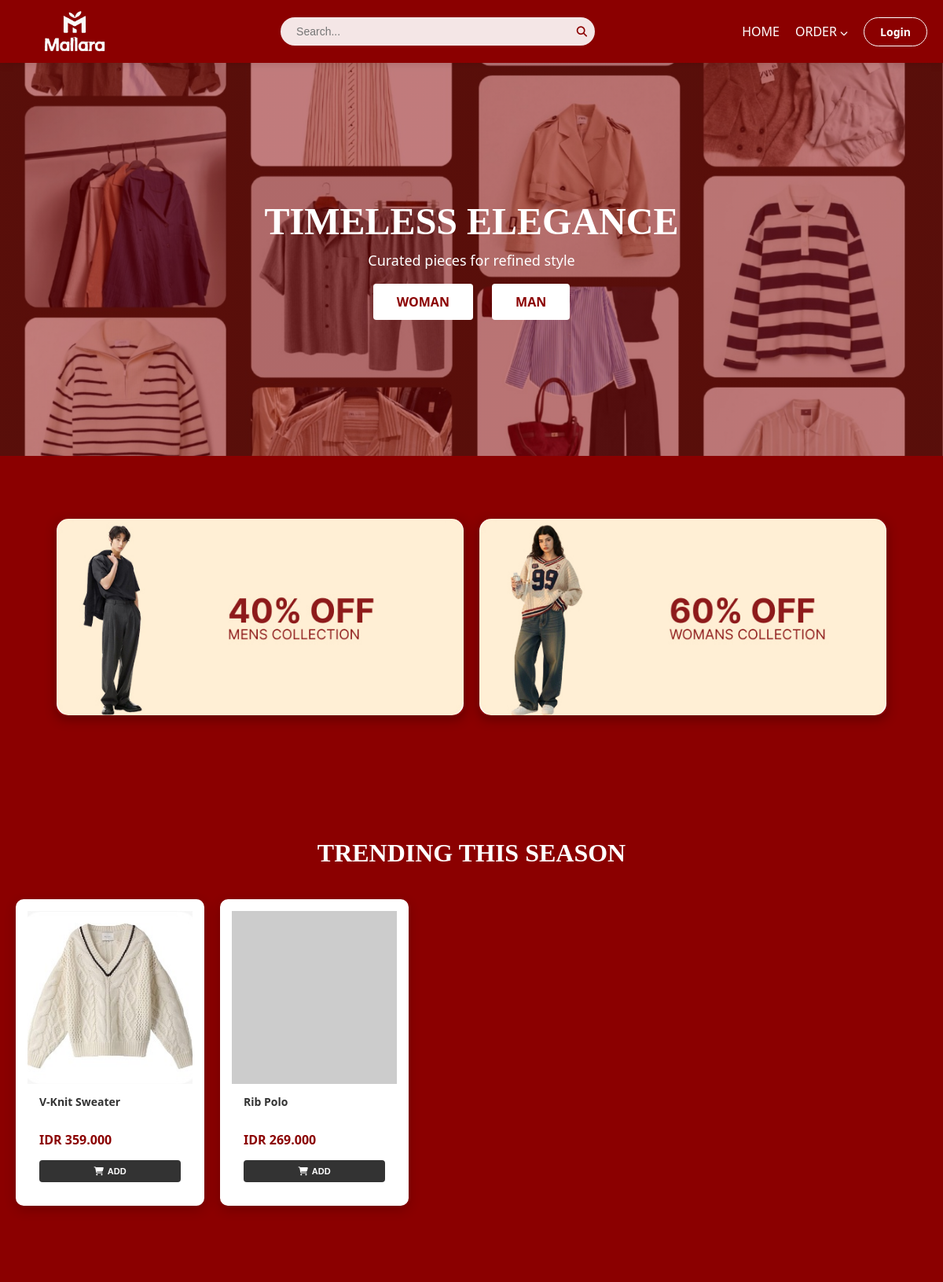
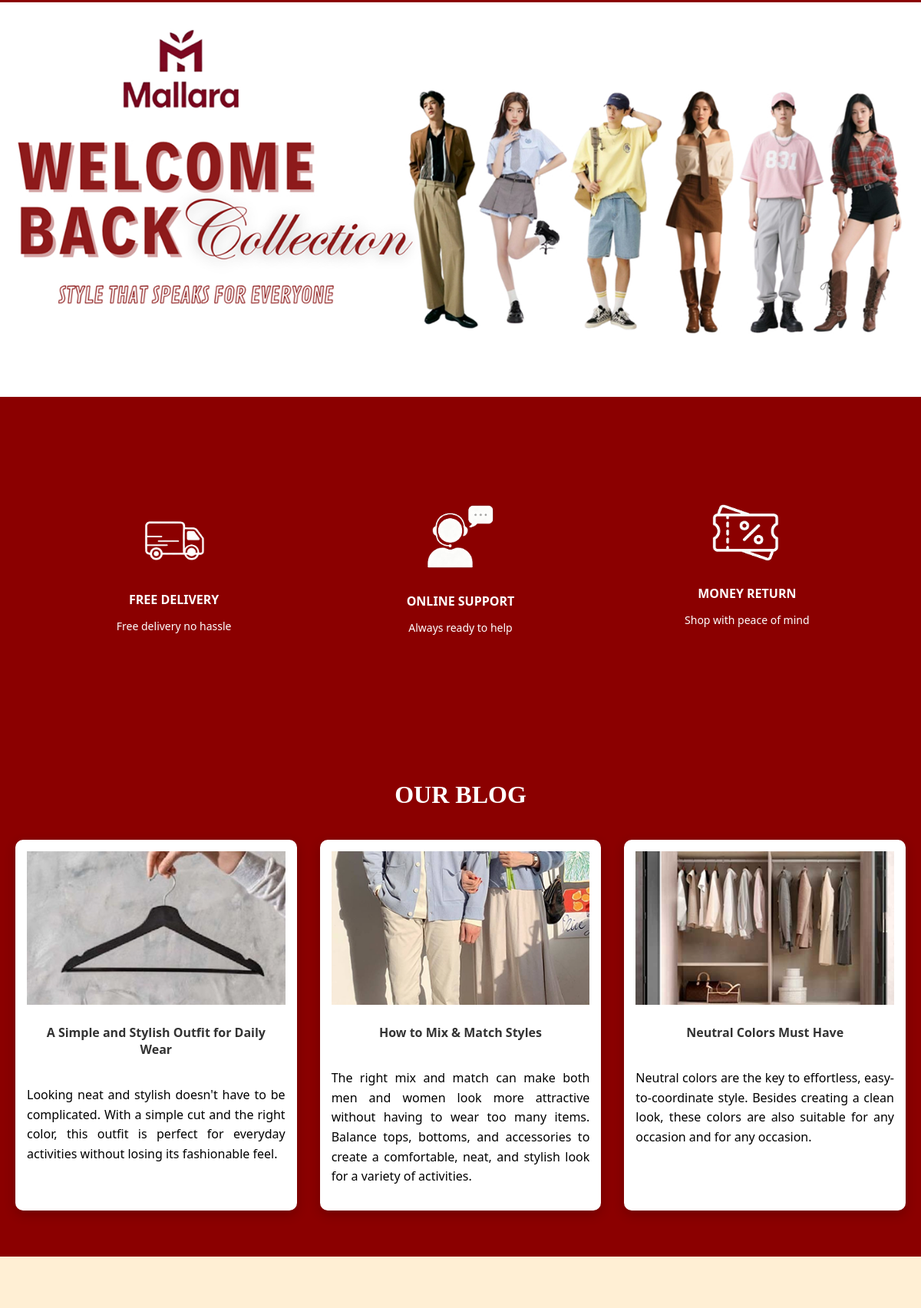
The page / (upper part) on the database its author committed (2 pictures, top to bottom).
### tables this page shows
CREATE TABLE `products` (
  `id` int(11) NOT NULL,
  `name` varchar(100) DEFAULT NULL,
  `price` int(11) DEFAULT NULL,
  `category` enum('man','woman') DEFAULT NULL,
  `image` varchar(255) DEFAULT NULL,
  `stock` int(11) DEFAULT 0,
  `rating` decimal(3,1) DEFAULT 0.0,
  `sold` int(11) DEFAULT 0,
  `is_trending` tinyint(1) DEFAULT 0,
  `description` text DEFAULT NULL,
  `created_at` timestamp NOT NULL DEFAULT current_timestamp()
);

### index.php (the view, shortened to what this page needs)
<?php
 $queryProducts = mysqli_query($conn, "SELECT * FROM products WHERE is_trending = 1 ORDER BY id DESC LIMIT 8");
?>
<!DOCTYPE html>
<html lang="id">
<head>
    <link rel="stylesheet" href="<?= BASE_URL ?>assets/css/style.css">
    <link rel="stylesheet" href="https://cdnjs.cloudflare.com/ajax/libs/font-awesome/6.4.0/css/all.min.css">
</head>
<body>
    <?php
    $navPath = __DIR__ . "/partials/navbar.php";
    if (file_exists($navPath)) {
        include $navPath;
    } else {
        echo "<div style='background:red; color:white; padding:10px; text-align:center;'>Navbar tidak ditemukan di: $navPath</div>";
    }
    ?>
    <section class="hero">
        <div class="hero-content">
            <h1>Timeless Elegance</h1>
            <p>Curated pieces for refined style</p>
            <div class="hero-buttons">
                <a href="<?= BASE_URL ?>customer/order_woman.php" class="btn-hero">Woman</a>
                <a href="<?= BASE_URL ?>customer/order_man.php" class="btn-hero">Man</a>
            </div>
        </div>
    </section>
    <section class="promo">
        <div class="promo-box">
            <img src="<?= BASE_URL ?>assets/img/banner-promo-1.jpg" alt="Promo 1" onerror="this.src='https://picsum.photos/seed/promo1/600/300'">
        </div>
        <div class="promo-box">
            <img src="<?= BASE_URL ?>assets/img/banner-promo-2.jpg" alt="Promo 2" onerror="this.src='https://picsum.photos/seed/promo2/600/300'">
        </div>
    </section>
    <section class="products">
        <h2>Trending This Season</h2>
        <?php if(isset($dbError)): ?>
            <p style="color:white; background:rgba(0,0,0,0.5); padding:10px;">Database Error: <?= $dbError ?></p>
        <?php elseif($queryProducts && mysqli_num_rows($queryProducts) > 0): ?>
<div class="grid">
    <?php while($p = mysqli_fetch_assoc($queryProducts)):
        $localImg = BASE_URL . "assets/img/products/" . $p['category'] . "/" . $p['image'];
        $fallbackImg = "https://picsum.photos/seed/".$p['name']."/300/400";
        $isOutOfStock = ($p['stock'] <= 0);
    ?>
        <div class="card <?= $isOutOfStock ? 'disabled' : '' ?>">
            <div class="card-img-wrapper">
                <a href="customer/order_detail.php?id=<?= $p['id'] ?>">
                    <img src="<?= $localImg ?>" alt="<?= $p['name'] ?>" onerror="this.src='<?= $fallbackImg ?>'">
                </a>
            </div>
            <div class="card-info">
                <h4><?= $p['name'] ?></h4>
                <span class="price">IDR <?= number_format($p['price'], 0, ',', '.') ?></span>
                <div class="card-actions">
                    <?php if(!$isOutOfStock): ?>
                        <button class="btn-add-cart" onclick="addToCart(<?= $p['id'] ?>, <?= $p['stock'] ?>)">
                            <i class="fas fa-shopping-cart"></i> Add
                        </button>
                    <?php endif; ?>
                </div>
            </div>
        </div>
    <?php endwhile; ?>
</div>
        <?php else: ?>
            <p>Belum ada produk trending yang dipilih admin.</p>
        <?php endif; ?>
    </section>
    <section class="welcome">
        <img src="<?= BASE_URL ?>assets/img/welcome.jpeg" alt="Welcome" onerror="this.src='https://picsum.photos/seed/welcome/1200/400'">
    </section>
    <section class="services">
        <div class="service-item">
            <img src="<?= BASE_URL ?>assets/img/icon-delivery.png" alt="Delivery" onerror="this.src='https://cdn-icons-png.flaticon.com/512/3692/3692288.png'">
            <h4>FREE DELIVERY</h4>
            <p>Free delivery no hassle</p>
        </div>
        <div class="service-item">
            <img src="<?= BASE_URL ?>assets/img/icon-online-support.png" alt="Support" onerror="this.src='https://cdn-icons-png.flaticon.com/512/3692/3692288.png'">
            <h4>ONLINE SUPPORT</h4>
            <p>Always ready to help</p>
        </div>
        <div class="service-item">
            <img src="<?= BASE_URL ?>assets/img/icon-money-return.png" alt="Return" onerror="this.src='https://cdn-icons-png.flaticon.com/512/3692/3692288.png'">
            <h4>MONEY RETURN</h4>
            <p>Shop with peace of mind</p>
        </div>
    </section>
    <section class="blog">
        <h2>Our Blog</h2>
        <div class="blog-grid">
            <div class="blog-card">
                <img src="<?= BASE_URL ?>assets/img/our-blog1.png" alt="Blog 1" onerror="this.src='https://picsum.photos/seed/blog1/400/300'">
                <h4>A Simple and Stylish Outfit for Daily Wear</h4>
                <p>Looking neat and stylish doesn't have to be complicated. With a simple cut and the right color, this outfit is perfect for everyday activities without losing its fashionable feel.</p>
            </div>
            <div class="blog-card">
                <img src="<?= BASE_URL ?>assets/img/our-blog2.png" alt="Blog 2" onerror="this.src='https://picsum.photos/seed/blog2/400/300'">
                <h4>How to Mix & Match Styles</h4>
                <p>The right mix and match can make both men and women look more attractive without having to wear too many items. Balance tops, bottoms, and accessories to create a comfortable, neat, and stylish look for a variety of activities.</p>
            </div>
            <div class="blog-card">
                <img src="<?= BASE_URL ?>assets/img/our-blog3.png" alt="Blog 3" onerror="this.src='https://picsum.photos/seed/blog3/400/300'">
                <h4>Neutral Colors Must Have</h4>
                <p>Neutral colors are the key to effortless, easy-to-coordinate style. Besides creating a clean look, these colors are also suitable for any occasion and for any occasion.</p>
            </div>
        </div>
    </section>
<footer class="footer">
</footer>
</body>
</html>

### assets/css/style.css (style rules this page uses)
body { margin:0; font-family: 'Segoe UI'; background:#8b0000; color:white; }
.hero { background:url('../img/hero-bg.png') center/cover; height:500px; display:flex; justify-content:center; align-items:center; text-align:center; }
.hero h1 { font-size:55px; font-weight:bold; }
.promo { display:flex; justify-content:center; gap:30px; margin:40px; }
.promo-box img { width:400px; border-radius:15px; }
.products { padding:40px; }
.products h2 { font-size:35px; }
.grid { display:grid; grid-template-columns:repeat(4,1fr); gap:20px; }
.card { background:white; color:black; border-radius:15px; padding:15px; text-align:center; }
.card img { width:100%; height:220px; object-fit:cover; }
.welcome img { width:100%; margin:50px 0; }
.services { display:flex; justify-content:center; gap:80px; padding:40px; text-align:center; }
.blog { padding:50px; }
.blog h4 { font-size:35px; text-align: center; }
.blog-grid { display:grid; grid-template-columns:repeat(3,1fr); gap:20px; }
.blog-card { background:white; color:black; border-radius:15px; overflow:hidden; padding: 15px; }
.blog-card p { text-align: justify; line-height: 1.6; }
.blog-card img { width:100%; height:220px; object-fit:cover; }
.footer { background-color: #fff; padding: 0; margin-top: 0; width: 100%; }

### index.php (style rules this page uses)
.footer { background: #FFEFD4; padding: 70px 0 30px; color: #8b0000; font-family: 'Poppins', sans-serif; }

### rows shown on the page
products: category+image (picture), name "V-Knit Sweater", price "359.000"
products: name "Rib Polo", price "269.000"
